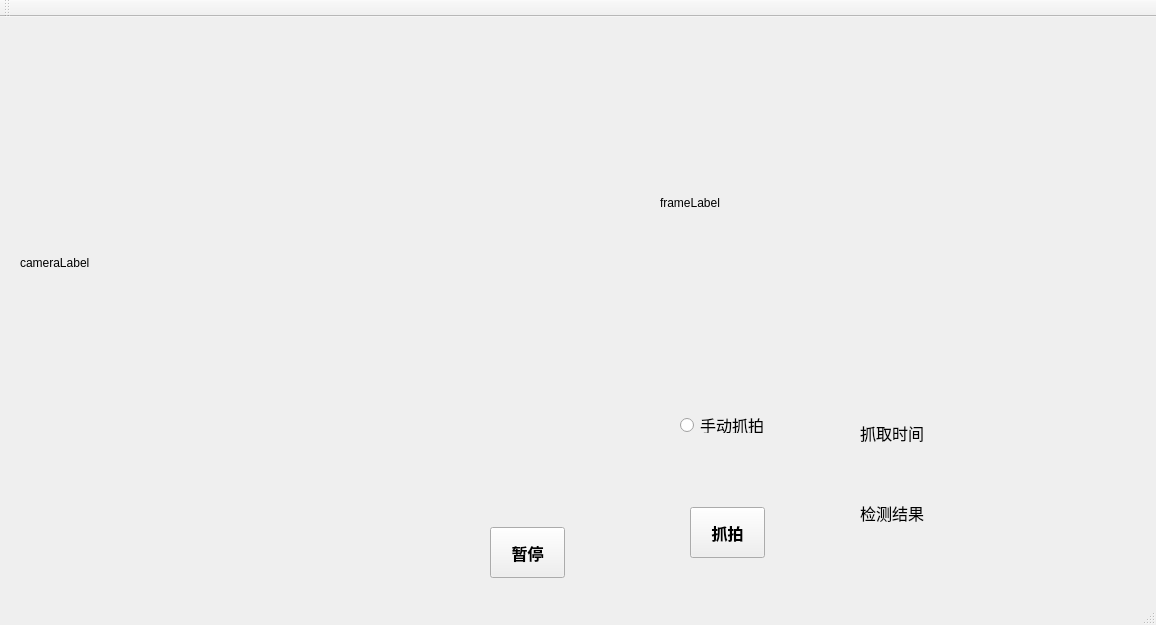
<?xml version="1.0" encoding="UTF-8"?>
<ui version="4.0">
 <class>MainWindow</class>
 <widget class="QMainWindow" name="MainWindow">
  <property name="geometry">
   <rect>
    <x>0</x>
    <y>0</y>
    <width>1156</width>
    <height>625</height>
   </rect>
  </property>
  <property name="windowTitle">
   <string>MainWindow</string>
  </property>
  <widget class="QWidget" name="centralWidget">
   <widget class="QLabel" name="cameraLabel">
    <property name="geometry">
     <rect>
      <x>20</x>
      <y>20</y>
      <width>601</width>
      <height>451</height>
     </rect>
    </property>
    <property name="text">
     <string>cameraLabel</string>
    </property>
    <property name="scaledContents">
     <bool>true</bool>
    </property>
   </widget>
   <widget class="QLabel" name="frameLabel">
    <property name="geometry">
     <rect>
      <x>660</x>
      <y>20</y>
      <width>441</width>
      <height>331</height>
     </rect>
    </property>
    <property name="text">
     <string>frameLabel</string>
    </property>
   </widget>
   <widget class="QLabel" name="resultLabel">
    <property name="geometry">
     <rect>
      <x>860</x>
      <y>480</y>
      <width>201</width>
      <height>31</height>
     </rect>
    </property>
    <property name="font">
     <font>
      <family>Adobe Arabic</family>
      <pointsize>12</pointsize>
     </font>
    </property>
    <property name="text">
     <string>检测结果</string>
    </property>
   </widget>
   <widget class="QLabel" name="label_time">
    <property name="geometry">
     <rect>
      <x>860</x>
      <y>400</y>
      <width>201</width>
      <height>31</height>
     </rect>
    </property>
    <property name="font">
     <font>
      <family>Adobe Arabic</family>
      <pointsize>12</pointsize>
     </font>
    </property>
    <property name="text">
     <string>抓取时间</string>
    </property>
   </widget>
   <widget class="QPushButton" name="cameraButton">
    <property name="geometry">
     <rect>
      <x>490</x>
      <y>510</y>
      <width>75</width>
      <height>51</height>
     </rect>
    </property>
    <property name="font">
     <font>
      <family>Adobe Arabic</family>
      <pointsize>12</pointsize>
      <weight>75</weight>
      <bold>true</bold>
     </font>
    </property>
    <property name="text">
     <string>暂停</string>
    </property>
   </widget>
   <widget class="QRadioButton" name="captureChoose">
    <property name="geometry">
     <rect>
      <x>680</x>
      <y>400</y>
      <width>89</width>
      <height>16</height>
     </rect>
    </property>
    <property name="font">
     <font>
      <family>Adobe Arabic</family>
      <pointsize>12</pointsize>
     </font>
    </property>
    <property name="text">
     <string>手动抓拍</string>
    </property>
   </widget>
   <widget class="QPushButton" name="grabButton">
    <property name="geometry">
     <rect>
      <x>690</x>
      <y>490</y>
      <width>75</width>
      <height>51</height>
     </rect>
    </property>
    <property name="font">
     <font>
      <family>Adobe Arabic</family>
      <pointsize>12</pointsize>
      <weight>75</weight>
      <bold>true</bold>
     </font>
    </property>
    <property name="text">
     <string>抓拍</string>
    </property>
   </widget>
  </widget>
  <widget class="QMenuBar" name="menuBar">
   <property name="geometry">
    <rect>
     <x>0</x>
     <y>0</y>
     <width>1156</width>
     <height>23</height>
    </rect>
   </property>
  </widget>
  <widget class="QToolBar" name="mainToolBar">
   <attribute name="toolBarArea">
    <enum>TopToolBarArea</enum>
   </attribute>
   <attribute name="toolBarBreak">
    <bool>false</bool>
   </attribute>
  </widget>
  <widget class="QStatusBar" name="statusBar"/>
 </widget>
 <layoutdefault spacing="6" margin="11"/>
 <resources/>
 <connections/>
</ui>
